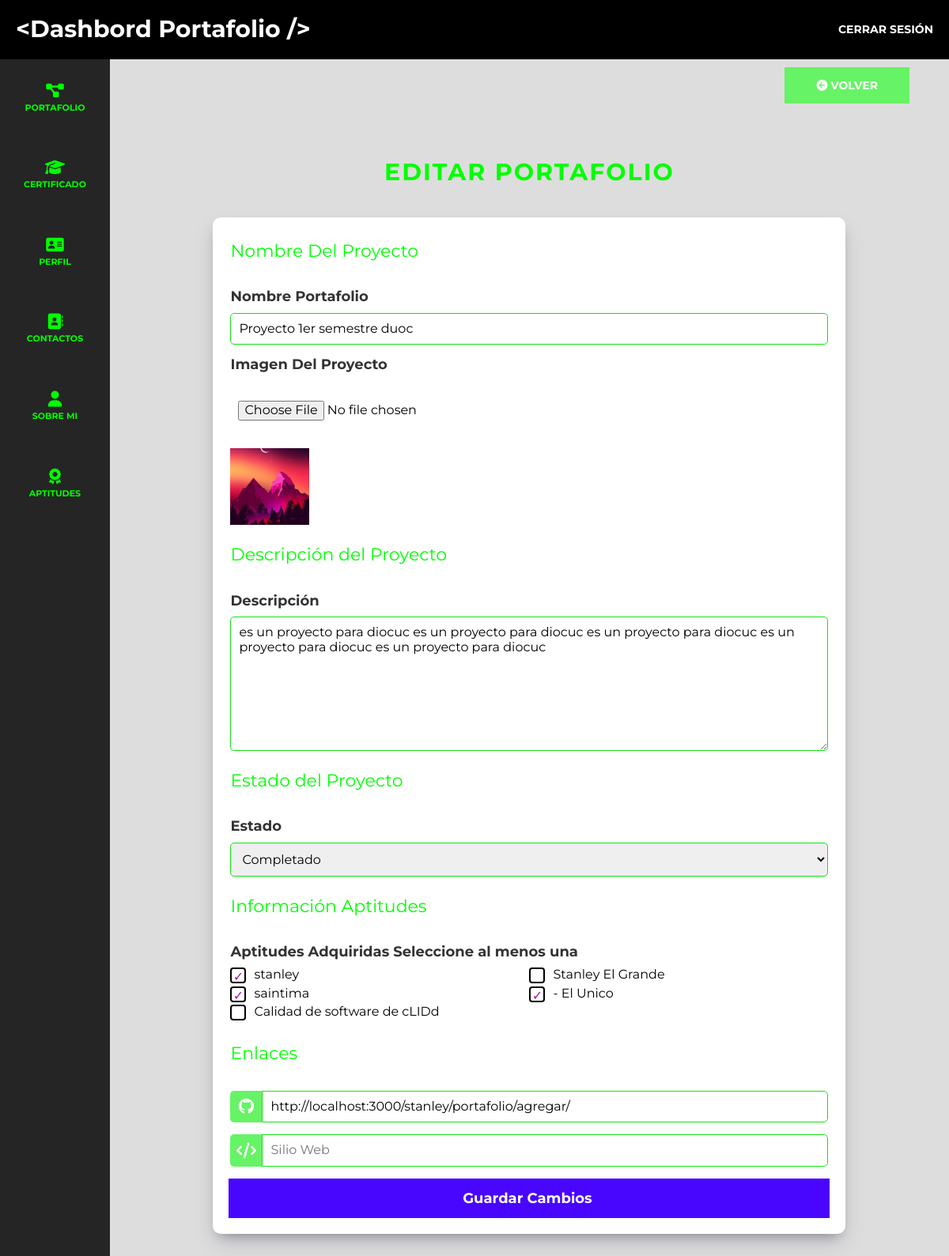
The app's page /dashboard/portafolio/editar/23 (signed in) with its own data.
### adminStanley/models/models.py (models this page shows, shortened)
class Portafolio(models.Model):
    id_portafolio =       models.AutoField(primary_key=True)
    titulo =            models.CharField(max_length=60)
    imagen_portafolio =  models.ImageField (upload_to='img', null=True)
    descripcion =       models.CharField(max_length=210)
    aptitudes =         models.ManyToManyField(Aptitude)
    enlaces_web =       models.URLField(blank=True, default='')
    enlaces_github =    models.URLField( blank=True, default='')
    id_estado = models.ForeignKey('Estado', on_delete=models.CASCADE, db_column='idEstado', blank=True)

class Estado(models.Model):
    id_estado =         models.AutoField(db_column='idEstado', primary_key=True)
    nombre =            models.CharField(max_length=20, blank=False,)

class Aptitude(models.Model):
    id_aptitude = models.AutoField(primary_key=True)
    nombre = models.CharField(max_length=100)

### adminStanley/Authenticacion/custom_auth.py (the view)
    def wrapper(request, *args, **kwargs):
        if 'id_persona' not in request.session:
            messages.error(request, 'Debes iniciar sesión para acceder.')
            return redirect('/login/')
        return view_func(request, *args, **kwargs)

### adminStanley/Authenticacion/custom_auth.py (called while the page is built)
def login_required(view_func):
    def wrapper(request, *args, **kwargs):
        if 'id_persona' not in request.session:
            messages.error(request, 'Debes iniciar sesión para acceder.')
            return redirect('/login/')
        return view_func(request, *args, **kwargs)
    return wrapper

### adminStanley/views/viewPortafolios.py (called while the page is built)
@transaction.atomic
@login_required
def editar_portafolio(request, pk):
    try:
        portafolio = Portafolio.objects.get(id_portafolio=pk)
    except Portafolio.DoesNotExist:
        messages.error(request, 'Error, Portafolio no existe')
        return redirect('stanley_portafolio')
    aptitudes = Aptitude.objects.all()
    estados = Estado.objects.all()
    if request.method == "POST":
        return handle_post_request(request, portafolio, aptitudes, estados)
    context = {
        "titulo": "Editar Portafolio",
        "portafolio": portafolio,
        "aptitudes": aptitudes,
        "estados": estados,
    }
    return render(request, TEMPLATE_EDITAR, context)

### adminStanley/templates/auth/dashboard/portafolio/editar.html (shortened to what this page needs)
{% extends "bases/base-admin.html" %}
{% load static %}
{% block content%}
<div class="dashboard__contenedor-boton">
    <a class="dashboard__boton" href="/dashboard/portafolio">
        <i class="fa-solid fa-circle-arrow-left"></i>
        Volver
    </a>
</div>
<h1 class="dashboard__titulo">{{ titulo }}</h1>
<main class="dashboard__formulario">
    {% if portafolio %}
    <form method="POST" action="{% url 'editar_portafolio' pk=portafolio.id_portafolio %}" enctype="multipart/form-data" class="formulario">
        {% include './form-portafolio.html' %}
        <input class="formulario__submit formulario__submit--registrar" type="submit" value="Guardar Cambios ">
    </form>
    {% endif %}
</main>
{%endblock%}

### adminStanley/templates/auth/dashboard/portafolio/form-portafolio.html (shortened to what this page needs)
<fieldset class="formulario__fieldset">
    <legend class="formulario__legend">Nombre Del Proyecto</legend>
    <div class="formulario__campo">
        <label for="nombre" class="formulario__label">Nombre Portafolio</label>
        <input
            type="text"
            class="formulario__input"
            id="nombre"
            name="nombre"
            placeholder="Nombre Portafolio"
            value="{{ portafolio.titulo }}"
        >
    </div>
    <div class="formulario__campo">
        <label for="imagen" class="formulario__label">Imagen Del Proyecto</label>
        <div class="formulario__campo">
            <input
                type="file"
                class="formulario__input formulario__input--file"
                id="imagen"
                name="imagen"
                onchange="mostrarImagen(this)"
                accept="image/jpeg, image/png"
            >
        </div>
        <div id="imagenSeleccionada" class="formulario__imagen-seleccionada">
            {% if portafolio.imagen_portafolio %}
                <img src="{{ portafolio.imagen_portafolio.url }}" alt="Imagen del Portafolio">
            {% endif %}
        </div>
    </div>
</fieldset>
<fieldset class="formulario__fieldset">
    <legend class="formulario__legend">Descripción del Proyecto</legend>
    <div class="formulario__campo">
        <label for="descripcion" class="formulario__label">Descripción</label>
        <textarea
            class="formulario__input"
            id="descripcion"
            name="descripcion"
            placeholder="Descripción Portafolio"
            rows="8"
        >{{ portafolio.descripcion }}</textarea>
    </div>
</fieldset>
<fieldset class="formulario__fieldset">
    <legend class="formulario__legend">Estado del Proyecto</legend>
    <div class="formulario__campo">
        <label for="id_estado" class="formulario__label">Estado</label>
        <select class="formulario__input" id="id_estado" name="id_estado">
            {% for estado in estados %}
                <option value="{{ estado.id_estado }}" {% if portafolio.id_estado.id_estado == estado.id_estado %}selected{% endif %}>{{ estado.nombre }}</option>
            {% endfor %}
        </select>
    </div>
</fieldset>
<fieldset class="formulario__fieldset">
    <legend class="formulario__legend">Información Aptitudes</legend>
    <div class="formulario__campo">
        <label for="aptitudes" class="formulario__label">Aptitudes Adquiridas Seleccione al menos una</label>
        <div class="custom-select">
            <ul id="aptitudes-list" class="columnas-{{ aptitudes|length }}">
                {% for aptitud in aptitudes %}
                    <li>
                        <label for="aptitud{{ aptitud.id_aptitude }}">{{ aptitud.nombre }}</label>
                    </li>
                {% endfor %}
            </ul>
        </div>
    </div>
</fieldset>
<fieldset class="formulario__fieldset">
    <legend class="formulario__legend">Enlaces</legend>
    <div class="formulario__campo">
        <div class="formulario__contenedor-icono">
            <div class="formulario__icono">
                <i class="fa-brands fa-github"></i>
            </div>
            <input
                type="text"
                class="formulario__input--sociales"
                name="enlaces_github"
                id="enlaces_github"
                placeholder="GitHub"
                value="{{ portafolio.enlaces_github }}"
            >
        </div>
    </div>
    <div class="formulario__campo">
        <div class="formulario__contenedor-icono">
            <div class="formulario__icono">
                <i class="fa-solid fa-code"></i>
            </div>
            <input
                type="text"
                class="formulario__input--sociales"
                name="enlaces_web"
                id="enlaces_web"
                placeholder="Silio Web"
                value="{{ portafolio.enlaces_web }}"
            >
        </div>
    </div>
</fieldset>

### static/css/app.css (style rules this page uses)
html { -webkit-text-size-adjust:100%;line-height:1.15 }
body { margin:0 }
main { display:block }
h1 { font-size:2em;margin:.67em 0 }
a { background-color:transparent }
img { border-style:none }
button,input,optgroup,select,textarea { font-family:inherit;font-size:100%;line-height:1.15;margin:0 }
button,input { overflow:visible }
button,select { text-transform:none }
[type=button],[type=reset],[type=submit],button { -webkit-appearance:button }
fieldset { padding:.35em .75em .625em }
legend { box-sizing:border-box;color:inherit;display:table;max-width:100%;padding:0;white-space:normal }
textarea { overflow:auto }
html { box-sizing:border-box;font-size:62.5%;scroll-behavior:smooth }
*,:after,:before { box-sizing:inherit }
body { background-color:rgba(0,0,0,.943);display:flex;flex-direction:column;font-family:Montserrat,sans-serif;font-size:1.6rem }
h1,h2,h3,h4 { color:#fff;margin:0 0 5rem }
h1 { font-size:4rem }
a { text-decoration:none }
img { display:block;height:auto;width:100% }
.dashboard { background-color:rgba(69,67,67,.178);display:flex;flex-direction:column;height:100%;overflow:hidden }
.dashboard__titulo { color:#0f0;font-size:clamp(2rem,-.8rem + 10vw,3rem);font-weight:700;letter-spacing:.2rem;margin:0 auto 2rem;padding:2rem;text-align:center;text-transform:uppercase;width:min(95%,80rem) }
@media (min-width:768px) { .dashboard__contenedor-boton { display:flex;justify-content:flex-end;margin-bottom:5rem } }
.dashboard__boton { background-color:#66f366;border:none;color:#fff;display:inline-block;font-size:1.8rem;font-size:1.4rem;font-weight:700;padding:1.5rem 4rem;text-align:center;text-transform:uppercase;transition-duration:.3s;transition-property:background-color;width:100% }
@media (min-width:768px) { .dashboard__boton { width:auto } }
.dashboard__contenedor,.dashboard__formulario { background-color:#fff;border-radius:1rem;box-shadow:0 13px 27px -5px rgba(50,50,93,.25),0 8px 16px -8px rgba(0,0,0,.3);margin-top:5rem;padding:2rem }
.dashboard__formulario { margin:0 auto;width:min(95%,80rem) }
.formulario { display:flex;flex-direction:column }
.formulario__fieldset { border:none;margin-top:1rem;padding:0 }
.formulario__legend { color:#0f0;font-size:2.2rem;margin-bottom:2rem }
.formulario__campo { display:flex;flex-direction:column;gap:1rem;margin:1.5rem 0 }
.formulario__contenedor-icono { border-radius:.5rem;display:flex;overflow:hidden }
.formulario__icono { align-items:center;background-color:#66f366;display:flex;justify-content:center;width:4rem }
.formulario__icono i { color:#fff;font-size:2rem }
.formulario__label { color:rgba(0,0,0,.8);display:block;font-size:1.8rem;font-weight:700 }
.formulario__input,.formulario__input--sociales,.formulario__select,.formulario__select--sociales { border:1px solid #12e112;border-radius:.5rem;padding:1rem }
.formulario__input--file,.formulario__select--file { border:none }
.formulario__input--sociales,.formulario__select--sociales { border-bottom-left-radius:0;border-top-left-radius:0;flex:1 }
.formulario__imagen-seleccionada { max-width:10rem }
.formulario__submit { align-self:flex-start;background-color:#4806ff;border:none;color:#fff;display:inline-block;font-size:1.8rem;font-weight:700;padding:1.5rem 4rem;text-align:center;transition-duration:.3s;transition-property:background-color;width:100%;width:auto }
.formulario__submit--full,.formulario__submit--registrar { width:100% }
.formulario .custom-select { display:inline-block;position:relative }
.formulario .custom-select ul { display:flex;flex-wrap:wrap;list-style:none;margin:0;padding:0 }
.formulario .custom-select ul li { flex:0 0 50%;margin-bottom:5px }
.formulario .custom-select ul li label { cursor:pointer;display:inline-block;padding-left:30px;position:relative }
.formulario .custom-select ul li label:before { background-color:#fff;border:2px solid #000;border-radius:4px;content:"";height:20px;left:0;position:absolute;top:0;width:20px }
.formulario .custom-select ul li input[type=checkbox]:checked+label:before { color:#a1149a;content:"✓";line-height:20px;text-align:center }

### records on screen
Portafolio: nombre "Proyecto 1er semestre duoc", imagen_portafolio (picture), descripcion "es un proyecto para diocuc es un proyecto para diocuc es un proyecto para diocuc es un proyecto para diocuc es un proyecto para diocuc", id_estado "Completado", enlaces_github "http://localhost:3000/stanley/portafolio/agregar/"
Aptitude: nombre "stanley"
Aptitude: nombre "Stanley El Grande"
Aptitude: nombre "saintima"
Aptitude: nombre "- El Unico"
Aptitude: nombre "Calidad de software de cLIDd"

### other values on screen
{{ titulo }} "EDITAR PORTAFOLIO"
